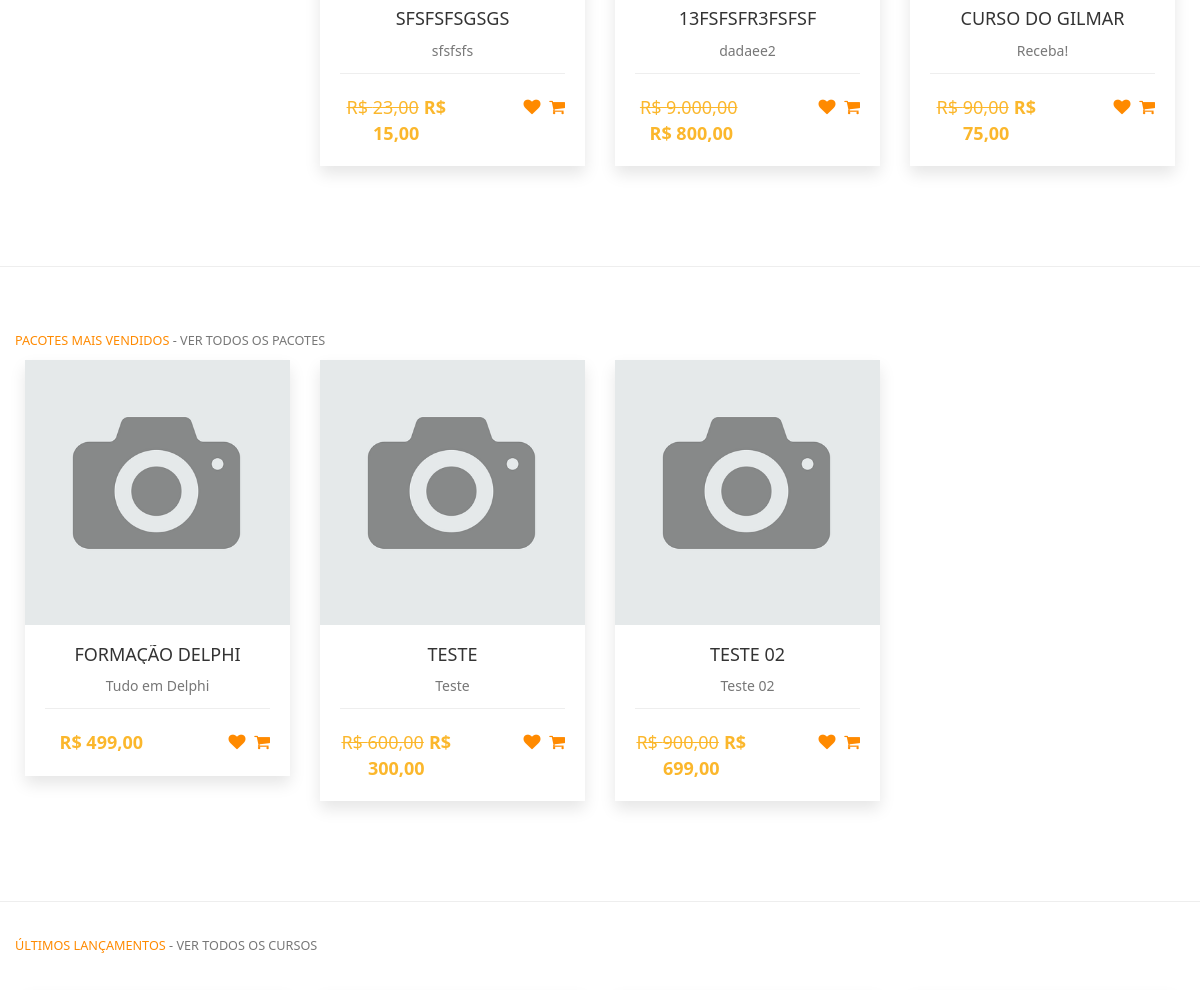
/cursos.php (middle part), run on an earlier commit of the app's database.
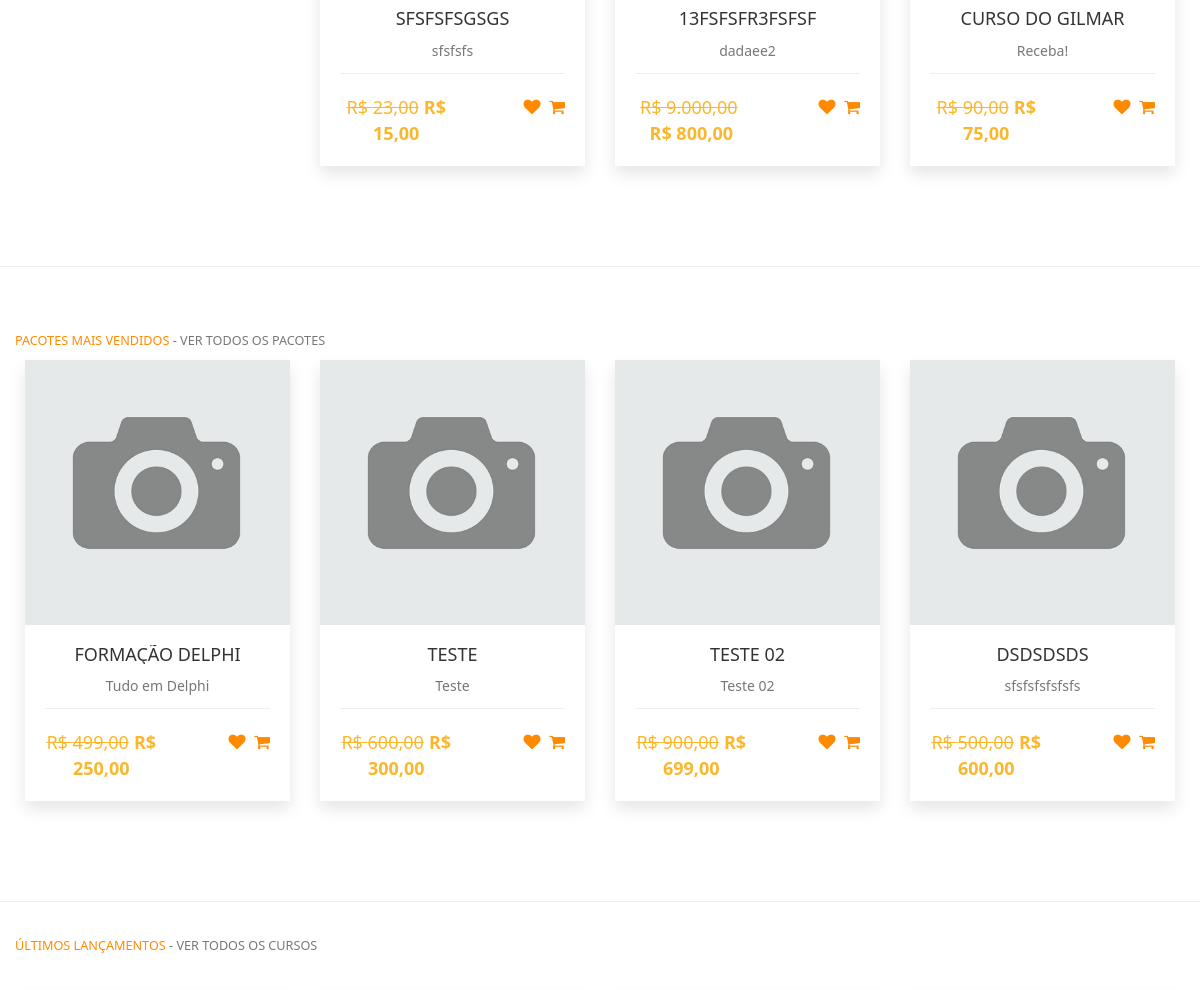
And on a later commit of the database.
### tables this page shows
CREATE TABLE `cursos` (
  `id` int(11) NOT NULL,
  `nome` varchar(50) NOT NULL,
  `desc_rapida` varchar(60) NOT NULL,
  `desc_longa` text NOT NULL,
  `valor` decimal(8,2) NOT NULL,
  `professor` int(11) NOT NULL,
  `categoria` int(11) NOT NULL,
  `imagem` varchar(100) NOT NULL,
  `status` varchar(20) NOT NULL,
  `carga` int(11) NOT NULL,
  `mensagem` varchar(255) NOT NULL,
  `arquivo` varchar(150) NOT NULL,
  `ano` int(11) NOT NULL,
  `palavras` varchar(255) NOT NULL,
  `grupo` int(11) NOT NULL,
  `nome_url` varchar(150) NOT NULL,
  `pacote` varchar(100) NOT NULL,
  `sistema` varchar(5) NOT NULL,
  `link` varchar(150) NOT NULL,
  `tecnologias` varchar(150) NOT NULL,
  `promocao` decimal(8,2) NOT NULL
);

CREATE TABLE `pacotes` (
  `id` int(11) NOT NULL,
  `nome` varchar(50) NOT NULL,
  `desc_rapida` varchar(60) NOT NULL,
  `desc_longa` text NOT NULL,
  `valor` decimal(8,2) NOT NULL,
  `professor` int(11) NOT NULL,
  `imagem` varchar(100) NOT NULL,
  `grupo` int(11) NOT NULL,
  `ano` int(11) NOT NULL,
  `palavras` varchar(255) NOT NULL,
  `nome_url` varchar(150) NOT NULL,
  `video` varchar(150) NOT NULL,
  `linguagem` int(11) NOT NULL,
  `promocao` decimal(8,2) NOT NULL
);

### cursos.php (the view, shortened to what the changed rows need)
<?php
require_once('cabecalho.php');
?>
<?php
$query = $pdo->query("SELECT * FROM cursos WHERE status = 'Aprovado' and sistema = 'Não' ORDER BY id asc limit 8");
$res = $query->fetchAll(PDO::FETCH_ASSOC);
$total_reg = @count($res);
if ($total_reg > 0) {
?>
    <section id="portfolio" style="margin-top:50px;">
        <div class="row" style="margin-left:10px; margin-right:10px; margin-top:-10px;">
            <?php
            for ($i = 0; $i < $total_reg; $i++) {
                $nome = $res[$i]['nome'];
                $desc_rapida = $res[$i]['desc_rapida'];
                $valor = $res[$i]['valor'];
                $promocao = $res[$i]['promocao'];
                $url = $res[$i]['nome_url'];
                $valorF = number_format($valor, 2, ',', '.',);
                $promocaoF = number_format($promocao, 2, ',', '.',);
            ?>
                <div class="col-xs-12 col-sm-6 col-md-3 col-lg-3 portfolio-item">
                    <div class="portfolio-one">
                        <div class="portfolio-content" align="center">
                            <a href="curso-de-<?php echo $url ?>" title="Detalhes do Curso">
                                <h5 class="title"><?php echo $nome ?></h5>
                                <p style="margin-top:0px;"><?php echo $desc_rapida ?></p>
                            </a>
                            <div class="product-bottom-details">
                                <?php
                                if ($promocao > 0) {
                                ?>
                                    <div class="product-price"><small>R$ <?php echo $valorF ?></small>R$ <?php echo $promocaoF ?></div>
                                <?php } else { ?>
                                    <div class="product-price">R$ <?php echo $valorF ?></div>
                                <?php } ?>
                                <div class="product-links">
                                    <a href=""><i class="fa fa-heart"></i></a>
                                    <a href=""><i class="fa fa-shopping-cart"></i></a>
                                </div>
                            </div>
                        </div>
                    </div>
                </div>
            <?php
            }
            ?>
        </div>
    </section>
<?php
}
?>
<?php
$query = $pdo->query("SELECT * FROM pacotes ORDER BY id asc limit 12");
$res = $query->fetchAll(PDO::FETCH_ASSOC);
$total_reg = @count($res);
if ($total_reg > 0) {
?>
    <section style="margin-top:50px;">
        <div class="section-heading">
            <div class="col-md-12 col-xs-12">
                <h2><small><small><span>Pacotes Mais Vendidos</span> - <a href="pacotes">Ver todos os pacotes</a></small></small></h2>
            </div>
        </div>
        <section id="portfolio">
            <div class="row" style="margin-left:10px; margin-right:10px; margin-top:-10px;">
                <?php
                for ($i = 0; $i < $total_reg; $i++) {
                    $nome = $res[$i]['nome'];
                    $desc_rapida = $res[$i]['desc_rapida'];
                    $valor = $res[$i]['valor'];
                    $promocao = $res[$i]['promocao'];
                    $foto = $res[$i]['imagem'];
                    $url = $res[$i]['nome_url'];
                    $valorF = number_format($valor, 2, ',', '.',);
                    $promocaoF = number_format($promocao, 2, ',', '.',);
                ?>
                    <div class="col-xs-12 col-sm-6 col-md-3 col-lg-3 portfolio-item">
                        <div class="portfolio-one">
                            <div class="portfolio-head">
                                <div class="portfolio-img"><img alt="" src="sistema/painel-admin/img/pacotes/<?php echo $foto ?>"></div>
                            </div>
                            <div class="portfolio-content" align="center">
                                <a href="cursos-do-<?php echo $url ?>" title="Detalhes do Pacote">
                                    <h5 class="title"><?php echo $nome ?></h5>
                                    <p style="margin-top:0px;"><?php echo $desc_rapida ?></p>
                                </a>
                                <div class="product-bottom-details">
                                    <?php
                                    if ($promocao > 0) {
                                    ?>
                                        <div class="product-price"><small>R$ <?php echo $valorF ?></small>R$ <?php echo $promocaoF ?></div>
                                    <?php } else { ?>
                                        <div class="product-price">R$ <?php echo $valorF ?></div>
                                    <?php } ?>
                                    <div class="product-links">
                                        <a href=""><i class="fa fa-heart"></i></a>
                                        <a href=""><i class="fa fa-shopping-cart"></i></a>
                                    </div>
                                </div>
                            </div>
                        </div>
                    </div>
                <?php
                }
                ?>
            </div>
        </section>
    <?php
}
    ?>
    <?php
    $query = $pdo->query("SELECT * FROM cursos WHERE status = 'Aprovado' and sistema = 'Não' ORDER BY id desc limit 6");
    $res = $query->fetchAll(PDO::FETCH_ASSOC);
    $total_reg = @count($res);
    if ($total_reg > 0) {
    ?>
        <div class="section-heading">
            <div class="col-md-12 col-xs-12">
                <h2><small><small><span>Últimos Lançamentos</span> - <a href="lista-cursos">Ver todos os cursos</a></small></small></h2>
            </div>
        </div>
    <?php
    }
    ?>
    <?php
    require_once('rodape.php');
    ?>

What changed in the data, as far as the page shows it:
changed pacotes "FORMAÇÃO DELPHI": promocao (not shown) → "250,00"
added pacotes: imagem (picture), nome "DSDSDSDS", desc_rapida "sfsfsfsfsfsfs", valor "500,00", promocao "600,00"
